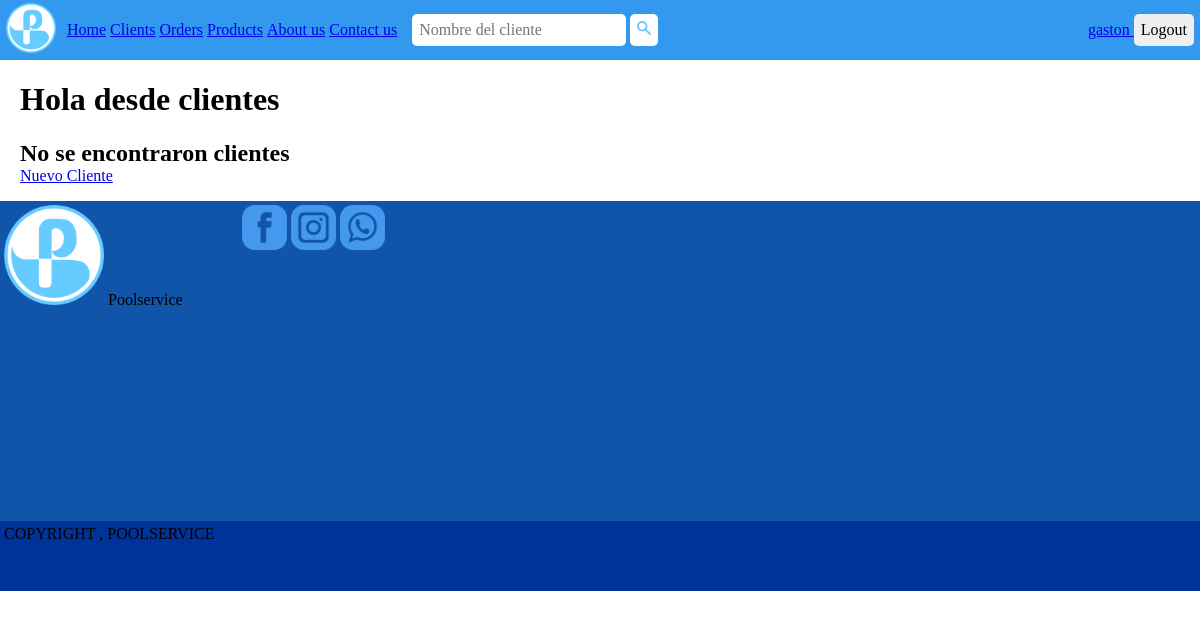
The page /clients/list-clients/ (signed in) on the database as committed earlier.
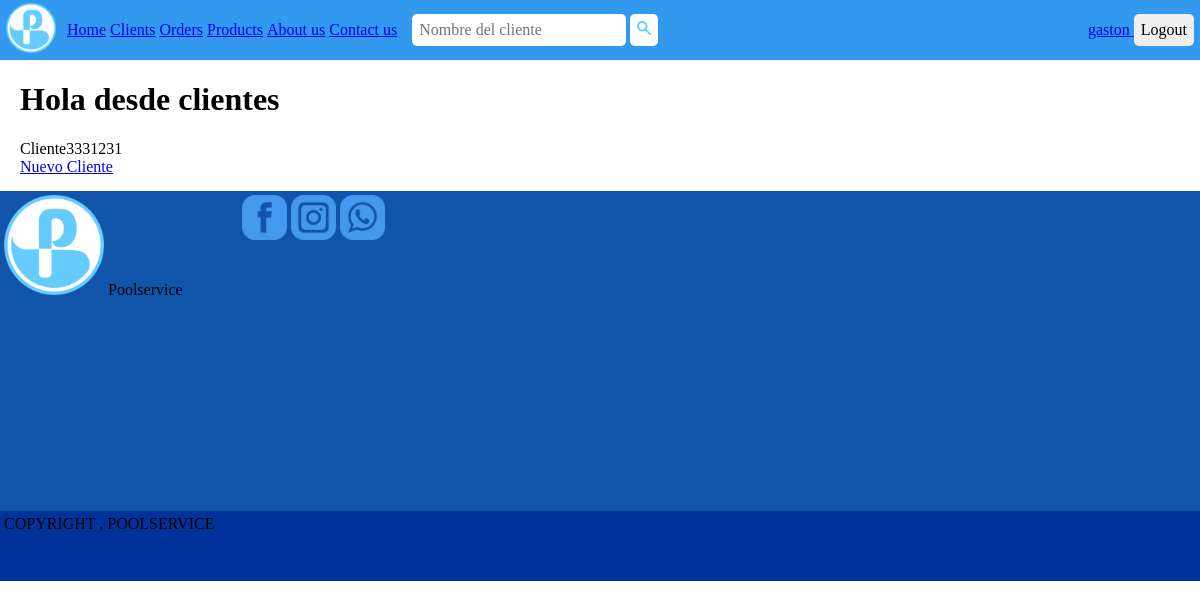
The same page on the database as committed later.
### clients/models.py (models this page shows, shortened)
class Client(models.Model):
    KIND_CHOICES = (
        ('Revendedor', 'Revendedor'),
        ('Cliente', 'Cliente'),
    )
    CONDITION_CHOICES = (
        ('Consumidor final', 'Consumidor final'),
        ('Responsable inscripto', 'Responsable inscripto'),
        ('Iva exento', 'Iva exento'),
    )
    user = models.OneToOneField(User, on_delete=models.CASCADE, related_name='profile')
    profile_picture =  models.ImageField(upload_to='profile_pictures/', blank=True, null=True)
    dni = models.CharField(max_length=8, validators=[
        validators.RegexValidator(r'^[0-9]{8}$', 'DNI inválido.')], verbose_name='DNI' , null=True, blank=True , unique=True , )
    cuit = models.CharField(max_length=11 , validators=[
        validators.RegexValidator(r'^[0-9]{11}$', 'CUIT inválido.')], verbose_name='CUIT' , null=True, blank=True , unique=True)
    kind = models.CharField(max_length=20 , choices=KIND_CHOICES, verbose_name='Tipo')
    condition = models.CharField(max_length=50 , choices=CONDITION_CHOICES, verbose_name='Condición', blank=True)
    phone = models.CharField(max_length=20 , verbose_name='Teléfono')
    address = models.CharField(max_length=40 , verbose_name='Dirección')
    city = models.CharField(max_length=40 , verbose_name='Ciudad')
    class Meta:
        verbose_name = 'Cliente'
        verbose_name_plural = 'Clientes'

### clients/views.py (the view)
# urls.py: path('list-clients/', list_clients, name='list_clients'),
@login_required()
def list_clients (request):
    clients = Client.objects.all()
    queryset = request.GET.get('search')
    if queryset:
        clients = Client.objects.filter(
            Q(name__icontains = queryset) |
            Q(phone__icontains = queryset)
        ).distinct()
    if len(clients) > 0:
        context = {
            'clients': clients,
        }
    else :
        context = {
            'message_clients': 'No se encontraron clientes'
        }
    return render (request, 'clients/clients.html', context=context)

### templates/clients/clients.html (shortened to what this page needs)
{% extends 'base.html' %}
{% block content %}
    <h1>Hola desde clientes</h1>
    <div>
        {% if clients %}
        {% for client in clients %}
            <div>
                {{client.name}}{{client.kind}}{{client.phone}}
            </div>
        {% endfor %}
        {% endif %}
        {% if message_clients %}
            <h2>{{message_clients}}</h2>
        {% endif %}
    </div>
    <a href="/clients/create-client">Nuevo Cliente</a>
{% endblock %}

### templates/base.html (shortened to what this page needs)
{% load static %}
<!DOCTYPE html>
<html lang="en">
<head>
    <link rel="stylesheet" type="text/css" href="{% static 'css/normalize.css' %}">
    <link rel="stylesheet" type="text/css" href="{% static 'css/style.css' %}">
</head>
<body>
    <header>
        <div class="container">
            <div class="container__flex-container">
                <a href="/" class="container__flex-container-a logo"><img width="50px" height="50px" src="{% static 'ico/logo.ico' %}"></a>
                <ul class="container__flex-container-ul">
                    <li class="inline"><a href="/">Home</a></li>
                    {% if request.user.is_superuser %}
                    <li class="inline"><a href="/clients/list-clients">Clients</a></li>
                    <li class="inline"><a href="/orders/list-orders">Orders</a></li>
                    {% endif %}
                    <li class="inline"><a href="/products/list-products">Products</a></li>
                    <li class="inline"><a href="/about">About us</a></li>
                    <li class="inline"><a href="/contact/contact">Contact us</a></li>
                </ul>
                {% if products or message_products %}
                <form class="container__flex-container-form border">
                    <input class="border" type="search" placeholder="Código o nombre del producto" name="search">
                    <button class="border" type="submit" button="button"><img width="14px" height="14px" src="{% static 'ico/search.ico' %}"></button>
                </form>
                {% elif clients or message_clients %}
                <form class="container__flex-container-form border">
                    <input class="border" type="search" placeholder="Nombre del cliente" name="search">
                    <button class="border" type="submit" button="button"><img width="14px" height="14px" src="{% static 'ico/search.ico' %}"></button>
                </form>
                {% elif orders or message_orders %}
                <form class="container__flex-container-form border">
                    <input class="border" type="search" placeholder="Número de pedido" name="search">
                    <button class="border" type="submit" button="button"><img width="14px" height="14px" src="{% static 'ico/search.ico' %}"></button>
                </form>
                {% endif %}
                <div class="container__flex-container-div">
                    {% if request.user.is_authenticated %}
                    <a href="/clients/create-client/{{request.user.username}}"> {{request.user}} </a>
                    <a href="/users/logout"><button class="border" type="button">Logout</button></a>
                    {% else %}
                    <a href="/users/login"><button class="border" type="button">Login</button></a>
                    <a href="/users/signup"><button class="border" type="button">Sign-Up</button></a>
                    {% endif %}
                </div>
            </div>
        </div>
    </header>
    <div class="content">
        {% block content %} {% endblock %}
    </div>
    <div class="footer-container">
        <footer class="footer-container__footer">
            <div class="footer-container__footer-brand">
                <a class='inline'href="/"><img width="100px" height="100px" src="{% static 'ico/logo.ico' %}"></a>
                <span class='inline'>Poolservice</span>
            </div>
            <ul>
                <li class="inline"><a href="https://www.facebook.com/poolservice1" target="_blank"><img width="45px" height="45px" src="{% static 'ico/facebook.png' %}"></a></li>
                <li class="inline"><a href="https://instagram.com/poolservice_cba?igshid=YmMyMTA2M2Y=" target="_blank"><img width="45px" height="45px" src="{% static 'ico/instagram.png' %}"></a></li>
                <li class="inline"><a href="https://wa.me/+5493516165581" target="_blank"><img width="45px" height="45px" src="{% static 'ico/whatsapp.png' %}"></a></li>
            </ul>
        </footer>
    </div>
    <div class="copyright">
        COPYRIGHT , POOLSERVICE
    </div>
</body>
</html>

### static/css/style.css (style rules this page uses)
body { background-color: #fff; }
[type="button"], [button='button']:hover { cursor: pointer; cursor: hand; }
[button='button'] { background-color: #fff; }
.border { padding: 2px; border: 5px solid transparent ; border-radius: 5px; }
.content { margin-bottom: 15px; width: 100%; padding: 0px 20px; }
input { outline-color: #49e ; }
li.inline { box-sizing: content-box; display: inline; }
.container { width: 100%; height: 60px; background-color: #39e; }
.container__flex-container { height: 100%; width: 100%; display: flex; align-items: center; }
.container__flex-container-a { margin: 0 6px; }
.container__flex-container-ul { margin: 0 5px; }
.container__flex-container-form { margin: 0 3px; }
.container__flex-container-div { margin-left: auto; margin-right: 6px; }
.footer-container__footer { display: grid; grid-template-columns: 20% 30% 25% 25%; padding: 4px; width: 100%; height: 40vh; background-color: #15a; }
.copyright { width: 100%; height: 70px; background-color: #039; padding: 4px; }

Rows that differ between the two databases and show on the page:
added Client: kind "Cliente", phone "3331231"
Other text that changed with them:
{{ message_clients }}: "No se encontraron clientes" → (not shown)
